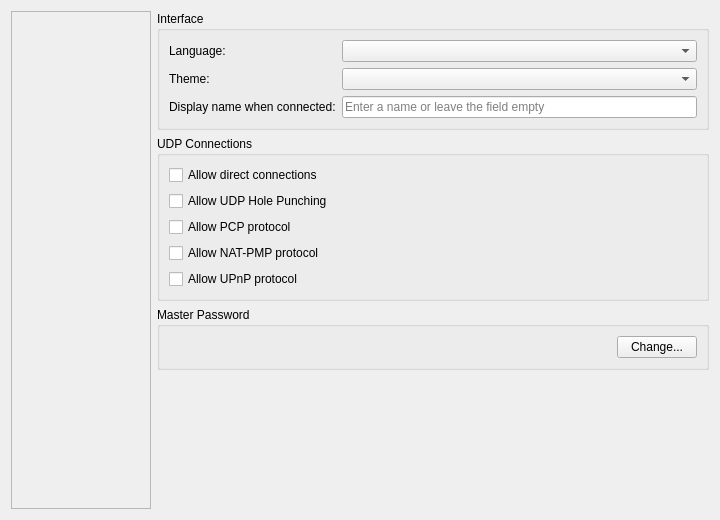
<?xml version="1.0" encoding="UTF-8"?>
<ui version="4.0">
 <class>SettingsTab</class>
 <widget class="QWidget" name="SettingsTab">
  <property name="geometry">
   <rect>
    <x>0</x>
    <y>0</y>
    <width>720</width>
    <height>520</height>
   </rect>
  </property>
  <layout class="QHBoxLayout" name="verticalLayout">
   <item>
    <widget class="QScrollArea" name="category_scroll">
     <property name="sizePolicy">
      <sizepolicy hsizetype="Fixed" vsizetype="Expanding">
       <horstretch>0</horstretch>
       <verstretch>0</verstretch>
      </sizepolicy>
     </property>
     <property name="minimumSize">
      <size>
       <width>140</width>
       <height>0</height>
      </size>
     </property>
     <property name="maximumSize">
      <size>
       <width>140</width>
       <height>16777215</height>
      </size>
     </property>
     <property name="horizontalScrollBarPolicy">
      <enum>Qt::ScrollBarPolicy::ScrollBarAlwaysOff</enum>
     </property>
     <property name="widgetResizable">
      <bool>true</bool>
     </property>
     <widget class="QWidget" name="category_panel">
      <property name="geometry">
       <rect>
        <x>0</x>
        <y>0</y>
        <width>138</width>
        <height>500</height>
       </rect>
      </property>
      <layout class="QVBoxLayout" name="category_layout">
       <property name="spacing">
        <number>4</number>
       </property>
       <property name="leftMargin">
        <number>4</number>
       </property>
       <property name="topMargin">
        <number>8</number>
       </property>
       <property name="rightMargin">
        <number>4</number>
       </property>
       <property name="bottomMargin">
        <number>8</number>
       </property>
       <item>
        <spacer name="category_spacer">
         <property name="orientation">
          <enum>Qt::Orientation::Vertical</enum>
         </property>
         <property name="sizeHint" stdset="0">
          <size>
           <width>20</width>
           <height>40</height>
          </size>
         </property>
        </spacer>
       </item>
      </layout>
     </widget>
    </widget>
   </item>
   <item>
    <widget class="QStackedWidget" name="page_stack">
     <property name="currentIndex">
      <number>0</number>
     </property>
     <widget class="QWidget" name="page_general">
      <layout class="QHBoxLayout" name="layout_general_outer">
       <property name="leftMargin">
        <number>0</number>
       </property>
       <property name="topMargin">
        <number>0</number>
       </property>
       <property name="rightMargin">
        <number>0</number>
       </property>
       <property name="bottomMargin">
        <number>0</number>
       </property>
       <item>
        <widget class="QWidget" name="page_general_content" native="true">
         <layout class="QVBoxLayout" name="layout_general">
          <property name="leftMargin">
           <number>0</number>
          </property>
          <property name="topMargin">
           <number>0</number>
          </property>
          <property name="rightMargin">
           <number>0</number>
          </property>
          <property name="bottomMargin">
           <number>0</number>
          </property>
          <item>
           <widget class="QGroupBox" name="groupbox_interface">
            <property name="title">
             <string>Interface</string>
            </property>
            <layout class="QGridLayout" name="gridLayout">
             <item row="0" column="0">
              <widget class="QLabel" name="label_language">
               <property name="text">
                <string>Language:</string>
               </property>
              </widget>
             </item>
             <item row="0" column="1">
              <widget class="QComboBox" name="combo_language"/>
             </item>
             <item row="1" column="0">
              <widget class="QLabel" name="label_theme">
               <property name="text">
                <string>Theme:</string>
               </property>
              </widget>
             </item>
             <item row="1" column="1">
              <widget class="QComboBox" name="combo_theme"/>
             </item>
             <item row="2" column="0">
              <widget class="QLabel" name="label_display_name">
               <property name="text">
                <string>Display name when connected:</string>
               </property>
              </widget>
             </item>
             <item row="2" column="1">
              <widget class="QLineEdit" name="edit_display_name">
               <property name="maxLength">
                <number>16</number>
               </property>
               <property name="placeholderText">
                <string>Enter a name or leave the field empty</string>
               </property>
              </widget>
             </item>
            </layout>
           </widget>
          </item>
          <item>
           <widget class="QGroupBox" name="groupbox_udp">
            <property name="title">
             <string>UDP Connections</string>
            </property>
            <layout class="QVBoxLayout" name="layout_udp">
             <item>
              <widget class="QCheckBox" name="checkbox_udp_direct">
               <property name="text">
                <string>Allow direct connections</string>
               </property>
              </widget>
             </item>
             <item>
              <widget class="QCheckBox" name="checkbox_udp_hole_punching">
               <property name="text">
                <string>Allow UDP Hole Punching</string>
               </property>
              </widget>
             </item>
             <item>
              <widget class="QCheckBox" name="checkbox_udp_pcp">
               <property name="text">
                <string>Allow PCP protocol</string>
               </property>
              </widget>
             </item>
             <item>
              <widget class="QCheckBox" name="checkbox_udp_natpmp">
               <property name="text">
                <string>Allow NAT-PMP protocol</string>
               </property>
              </widget>
             </item>
             <item>
              <widget class="QCheckBox" name="checkbox_udp_upnp">
               <property name="text">
                <string>Allow UPnP protocol</string>
               </property>
              </widget>
             </item>
            </layout>
           </widget>
          </item>
          <item>
           <widget class="QGroupBox" name="groupbox_master_password">
            <property name="title">
             <string>Master Password</string>
            </property>
            <layout class="QHBoxLayout" name="horizontalLayout">
             <item>
              <spacer name="horizontalSpacer">
               <property name="orientation">
                <enum>Qt::Orientation::Horizontal</enum>
               </property>
               <property name="sizeHint" stdset="0">
                <size>
                 <width>403</width>
                 <height>20</height>
                </size>
               </property>
              </spacer>
             </item>
             <item>
              <widget class="QPushButton" name="button_change_master_password">
               <property name="text">
                <string>Change...</string>
               </property>
              </widget>
             </item>
            </layout>
           </widget>
          </item>
          <item>
           <spacer name="verticalSpacer_general">
            <property name="orientation">
             <enum>Qt::Orientation::Vertical</enum>
            </property>
            <property name="sizeHint" stdset="0">
             <size>
              <width>20</width>
              <height>148</height>
             </size>
            </property>
           </spacer>
          </item>
         </layout>
        </widget>
       </item>
      </layout>
     </widget>
     <widget class="QWidget" name="page_desktop">
      <layout class="QHBoxLayout" name="layout_desktop_outer">
       <property name="leftMargin">
        <number>0</number>
       </property>
       <property name="topMargin">
        <number>0</number>
       </property>
       <property name="rightMargin">
        <number>0</number>
       </property>
       <property name="bottomMargin">
        <number>0</number>
       </property>
       <item>
        <widget class="QWidget" name="page_desktop_content" native="true">
         <layout class="QVBoxLayout" name="layout_desktop">
          <property name="leftMargin">
           <number>0</number>
          </property>
          <property name="topMargin">
           <number>0</number>
          </property>
          <property name="rightMargin">
           <number>0</number>
          </property>
          <property name="bottomMargin">
           <number>0</number>
          </property>
          <item>
           <widget class="QGroupBox" name="groupbox_features">
            <property name="sizePolicy">
             <sizepolicy hsizetype="Preferred" vsizetype="Fixed">
              <horstretch>0</horstretch>
              <verstretch>0</verstretch>
             </sizepolicy>
            </property>
            <property name="title">
             <string>Features</string>
            </property>
            <layout class="QVBoxLayout" name="verticalLayout_2">
             <item>
              <widget class="QCheckBox" name="checkbox_audio">
               <property name="text">
                <string>Enable audio</string>
               </property>
              </widget>
             </item>
             <item>
              <widget class="QCheckBox" name="checkbox_clipboard">
               <property name="text">
                <string>Enable clipboard</string>
               </property>
              </widget>
             </item>
             <item>
              <widget class="QCheckBox" name="checkbox_cursor_shape">
               <property name="text">
                <string>Show shape of remote cursor</string>
               </property>
              </widget>
             </item>
             <item>
              <widget class="QCheckBox" name="checkbox_enable_cursor_pos">
               <property name="text">
                <string>Show position of remote cursor</string>
               </property>
              </widget>
             </item>
             <item>
              <widget class="QCheckBox" name="checkbox_desktop_effects">
               <property name="text">
                <string>Disable desktop effects</string>
               </property>
              </widget>
             </item>
             <item>
              <widget class="QCheckBox" name="checkbox_desktop_wallpaper">
               <property name="text">
                <string>Disable desktop wallpaper</string>
               </property>
              </widget>
             </item>
             <item>
              <widget class="QCheckBox" name="checkbox_lock_at_disconnect">
               <property name="text">
                <string>Lock computer at disconnect</string>
               </property>
              </widget>
             </item>
             <item>
              <widget class="QCheckBox" name="checkbox_block_remote_input">
               <property name="text">
                <string>Block remote input</string>
               </property>
              </widget>
             </item>
             <item>
              <widget class="QCheckBox" name="checkbox_send_key_combinations">
               <property name="text">
                <string>Send key combinations</string>
               </property>
              </widget>
             </item>
            </layout>
           </widget>
          </item>
          <item>
           <widget class="QGroupBox" name="groupbox_recording">
            <property name="sizePolicy">
             <sizepolicy hsizetype="Preferred" vsizetype="Fixed">
              <horstretch>0</horstretch>
              <verstretch>0</verstretch>
             </sizepolicy>
            </property>
            <property name="title">
             <string>Recording</string>
            </property>
            <layout class="QVBoxLayout" name="verticalLayout_recording">
             <item>
              <widget class="QCheckBox" name="checkbox_record_autostart">
               <property name="text">
                <string>Automatically start recording sessions on connection</string>
               </property>
              </widget>
             </item>
             <item>
              <layout class="QHBoxLayout" name="horizontalLayout_record_path">
               <item>
                <widget class="QLabel" name="label_record_path">
                 <property name="text">
                  <string>Write path:</string>
                 </property>
                </widget>
               </item>
               <item>
                <widget class="QLineEdit" name="edit_record_dir">
                 <property name="sizePolicy">
                  <sizepolicy hsizetype="Expanding" vsizetype="Fixed">
                   <horstretch>0</horstretch>
                   <verstretch>0</verstretch>
                  </sizepolicy>
                 </property>
                </widget>
               </item>
               <item>
                <widget class="QPushButton" name="button_select_record_dir">
                 <property name="sizePolicy">
                  <sizepolicy hsizetype="Fixed" vsizetype="Fixed">
                   <horstretch>0</horstretch>
                   <verstretch>0</verstretch>
                  </sizepolicy>
                 </property>
                 <property name="text">
                  <string notr="true">...</string>
                 </property>
                </widget>
               </item>
              </layout>
             </item>
            </layout>
           </widget>
          </item>
          <item>
           <spacer name="verticalSpacer_desktop">
            <property name="orientation">
             <enum>Qt::Orientation::Vertical</enum>
            </property>
            <property name="sizeHint" stdset="0">
             <size>
              <width>20</width>
              <height>2</height>
             </size>
            </property>
           </spacer>
          </item>
         </layout>
        </widget>
       </item>
      </layout>
     </widget>
     <widget class="QWidget" name="page_update">
      <layout class="QHBoxLayout" name="layout_update_outer">
       <property name="leftMargin">
        <number>0</number>
       </property>
       <property name="topMargin">
        <number>0</number>
       </property>
       <property name="rightMargin">
        <number>0</number>
       </property>
       <property name="bottomMargin">
        <number>0</number>
       </property>
       <item>
        <widget class="QWidget" name="page_update_content" native="true">
         <layout class="QVBoxLayout" name="layout_update">
          <property name="leftMargin">
           <number>0</number>
          </property>
          <property name="topMargin">
           <number>0</number>
          </property>
          <property name="rightMargin">
           <number>0</number>
          </property>
          <property name="bottomMargin">
           <number>0</number>
          </property>
          <item>
           <widget class="QGroupBox" name="groupbox_update">
            <property name="sizePolicy">
             <sizepolicy hsizetype="Preferred" vsizetype="Fixed">
              <horstretch>0</horstretch>
              <verstretch>0</verstretch>
             </sizepolicy>
            </property>
            <property name="title">
             <string>Update</string>
            </property>
            <layout class="QVBoxLayout" name="layout_update_group">
             <item>
              <widget class="QCheckBox" name="checkbox_check_updates">
               <property name="text">
                <string>Check for updates on startup</string>
               </property>
              </widget>
             </item>
             <item>
              <widget class="QCheckBox" name="checkbox_custom_server">
               <property name="text">
                <string>Use custom update server</string>
               </property>
              </widget>
             </item>
             <item>
              <layout class="QHBoxLayout" name="horizontalLayout_3">
               <item>
                <widget class="QLabel" name="label_server">
                 <property name="text">
                  <string>Server:</string>
                 </property>
                </widget>
               </item>
               <item>
                <widget class="QLineEdit" name="edit_update_server"/>
               </item>
              </layout>
             </item>
             <item>
              <layout class="QHBoxLayout" name="horizontalLayout_check_updates">
               <item>
                <spacer name="horizontalSpacer_check_updates">
                 <property name="orientation">
                  <enum>Qt::Orientation::Horizontal</enum>
                 </property>
                 <property name="sizeHint" stdset="0">
                  <size>
                   <width>40</width>
                   <height>20</height>
                  </size>
                 </property>
                </spacer>
               </item>
               <item>
                <widget class="QPushButton" name="button_check_for_updates">
                 <property name="text">
                  <string>Check for updates</string>
                 </property>
                </widget>
               </item>
              </layout>
             </item>
            </layout>
           </widget>
          </item>
          <item>
           <spacer name="verticalSpacer_3">
            <property name="orientation">
             <enum>Qt::Orientation::Vertical</enum>
            </property>
            <property name="sizeHint" stdset="0">
             <size>
              <width>20</width>
              <height>0</height>
             </size>
            </property>
           </spacer>
          </item>
         </layout>
        </widget>
       </item>
      </layout>
     </widget>
    </widget>
   </item>
  </layout>
 </widget>
 <resources/>
 <connections/>
</ui>
